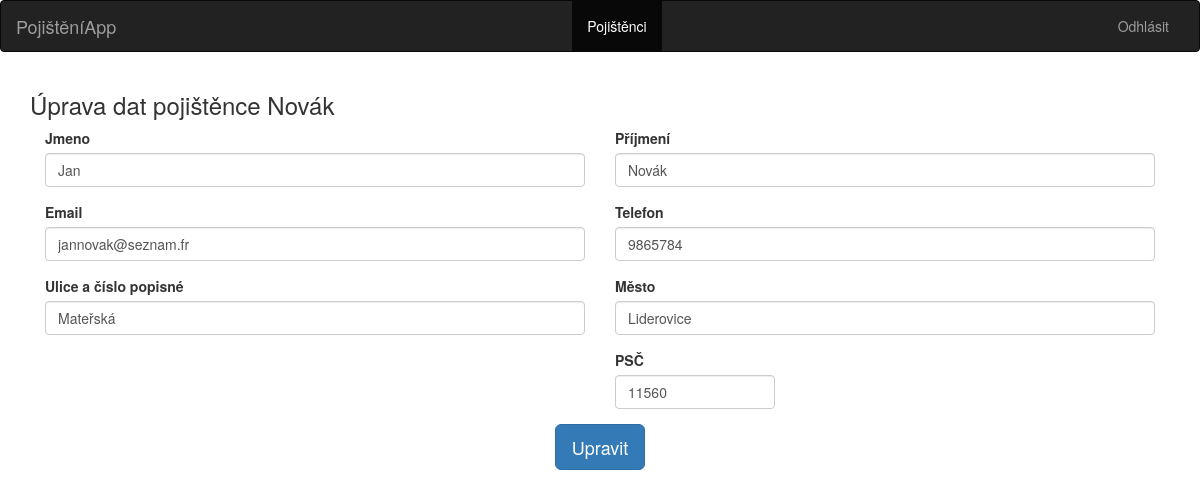
Page /pojistenec_update/9 (signed in) on the earlier database version.
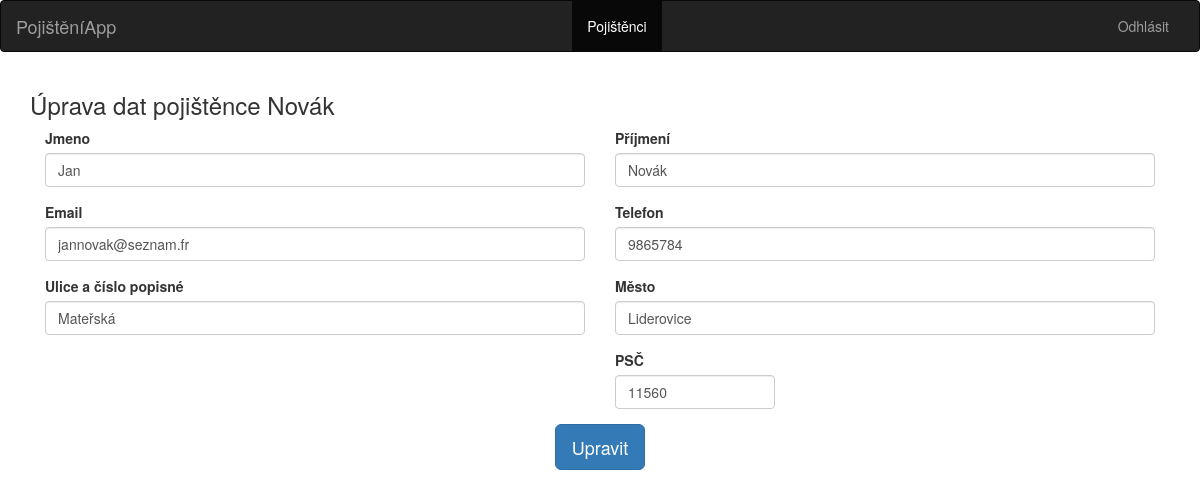
Same page on the later database version.
### tables this page shows
CREATE TABLE pojistenci (
    id integer primary key autoincrement,
    jmeno text not null,
    prijmeni  text not null,
    adresa  text not null,
    mesto  text not null,
    psc  integer not null,
    telefon  integer not null,
    email  text not null
);

### app.py (the view, shortened to what this page needs)
@app.route('/pojistenec_update/<int:id>', methods=['POST', 'GET'])
def pojistenec_update(id):
    user = get_current_user()
    if not user:
        return redirect('/login')
    db = get_db()
    cur = db.execute('SELECT * FROM pojistenci WHERE id=?', [id])
    result = cur.fetchone()
    header = 'Úprava dat pojištěnce {}'.format(result['prijmeni'])
    return render_template('novy_pojistenec.html', page_title = 'Pojistenec {} úprava'.format(result['prijmeni']), edit_data = result, header=header, user=user)

### app.py (called while the page is built)
def get_current_user():
    user_result = None
    if 'user' in session:
        user = session['user']
        db = get_db()
        user_cur = db.execute('SELECT jmeno, password FROM uzivatele WHERE jmeno = ?', [user])
        user_result = user_cur.fetchone()
    return user_result

### database.py (called while the page is built)
def connect_db():
    sql = sqlite3.connect('/home/honza/Dokumenty/Python_Flask_Udemy/IT_Network_ZP_Plna_verze/pojisteni.db')
    sql.row_factory = sqlite3.Row
    return sql

def get_db():
    if not hasattr(g, 'sqlite_db'):
        g.sqlite_db = connect_db()
    return g.sqlite_db

### templates/novy_pojistenec.html
{% extends 'base.html' %}
{% block body %}
<div class="container">
    <h3 class="">{{ header }}</h3>
    <form method="POST"">
        <div class="form-row">
            <div class="form-group col-md-6">
                <label for="inputEmail4">Jmeno</label>
                {% if edit_data %}
                <input type="text" name="first_name" class="form-control" id="inputEmail4" placeholder="Jméno" value = {{ edit_data['jmeno'] }}>
                {% else %}
                <input type="text" name="first_name" class="form-control" id="inputEmail4" placeholder="Jméno">
                {% endif %}
            </div>
            <div class="form-group col-md-6">
                <label for="inputPassword4">Příjmení</label>
                {% if edit_data %}
                <input type="text" name="second_name" class="form-control" id="inputPassword4" placeholder="Příjmení" value={{ edit_data['prijmeni'] }}>
                {% else %}
                <input type="text" name="second_name" class="form-control" id="inputPassword4" placeholder="Příjmení">
                {% endif %}
            </div>
        </div>
        <div class="form-row">
            <div class="form-group col-md-6">
                <label for="inputAddress">Email</label>
                {% if edit_data %}
                <input type="email" name="email" class="form-control" id="inputAddress" placeholder="Email" value={{ edit_data['email'] }}>
                {% else %}
                <input type="email" name="email" class="form-control" id="inputAddress" placeholder="Email">
                {% endif %}
            </div>
            <div class="form-group col-md-6">
                <label for="inputAddress2">Telefon</label>
                {% if edit_data %}
                <input type="number" name="telephone" class="form-control" id="inputAddress2" placeholder="420111222333" value={{ edit_data['telefon'] }}>
                {% else %}
                <input type="number" name="telephone" class="form-control" id="inputAddress2" placeholder="420111222333">
                {% endif %}
            </div>
        </div>
        <div class="form-row">
            <div class="form-group col-md-6">
                <label for="inputCity">Ulice a číslo popisné</label>
                {% if edit_data %}
                <input type="text" name="street" class="form-control" id="inputCity" placeholder="Ve Svahu 3" value={{ edit_data['adresa'] }}>
                {% else %}
                <input type="text" name="street" class="form-control" id="inputCity" placeholder="Ve Svahu 3">
                {% endif %}
            </div>
            <div class="form-group col-md-6">
                <label for="inputTown">Město</label>
                {% if edit_data %}
                <input type="text" name="town" class="form-control" id="inputTown" placeholder="Praha 1" value={{ edit_data['mesto'] }}>
                {% else %}
                <input type="text" name="town" class="form-control" id="inputTown" placeholder="Praha 1">
                {% endif %}
            </div>
        </div>
        <div class="form-row">
            <div class="form-group col-md-6">
            </div>
            <div class="form-group col-md-2">
                <label for="inputTown">PSČ</label>
                {% if edit_data %}
                <input type="number" name="psc" class="form-control" id="inputPsc" placeholder="123 45" value="{{ edit_data['psc'] }}">
                {% else %}
                <input type="number" name="psc" class="form-control" id="inputPsc" placeholder="123 45">
                {% endif %}
            </div>
        </div>
        <div class="col-md-12">
            <div class="article_wrapper">
                {% if edit_data %}
                <button name="submit" value="upravit" class="btn btn-lg btn-primary" role="button">Upravit</button>
                {% else %}
                <button name="submit" value="ulozit" class="btn btn-lg btn-primary" role="button">Uožit</button>
                {% endif %}
            </div>
        </div>
    </form>
</div>
{% endblock %}

Differences in the rows shown:
changed pojistenci "Jan": street (not shown) → "Mateřská"
Other differences:
form field street: "Mateřská" → (not shown)
